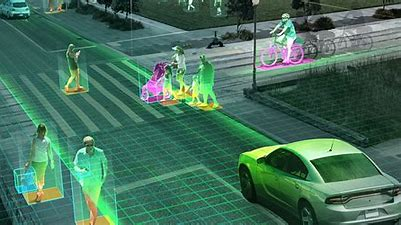
#> input picture cvimg.jpg, 401 x 225 px
$ jupyter execute Create.ipynb
#> lines starting #> are read from the running program, lines starting #| are printed output that depends on the picture; after the words box and inside, x2 and y2 are one past the last pixel; in counts of white or black regions, pixels touching at a corner belong together
# HISTOGRAM

[cell 1]
import numpy as np

[cell 2]
import matplotlib.pyplot as plt

[cell 3]
import cv2

[cell 4]
img = cv2.imread("cvimg.jpg")
#> img is the input picture: shape (225, 401, 3); mean B, G, R 91.8, 111.9, 68.3

[cell 5]
#make histogram of quantity of color in img
histogram = cv2.calcHist([img],[0],None,[256],[0,256]) ##parameters = input_image, color, full show, size of histogram, range
#> histogram = 256 values, max 1191 at index 84, min 5 at index 254, mean 352.4

[cell 6]
##plot histogram
plt.hist(img.ravel(),256,[0,256]); plt.show() ##it will show only blue color
#> after `plt.hist(img.ravel(), 256, [0, 256])`:
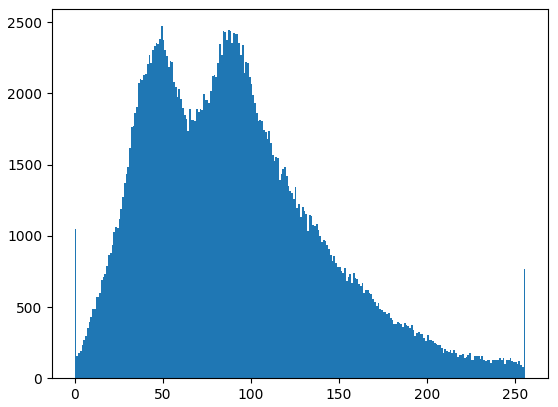
#> figure drawn by matplotlib, 1 panel; tallest bar 2472 high, from x = 49 to 50

[cell 7]
##show all color
color = ('b','g','r')
for i,col in enumerate(color):
    hist1 = cv2.calcHist([img],[i],None,[256],[0,256])
    plt.plot(hist1, color = col)
    plt.xlim([0,256])
plt.show()
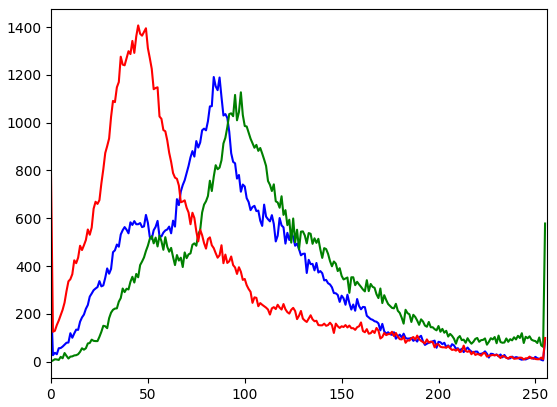
#> figure drawn by matplotlib, 1 panel; curve peaks at x = 84, y = 1191; curve peaks at x = 98, y = 1127; curve peaks at x = 45, y = 1407

# creating image and draw on it

[cell 8]
import numpy as np
import cv2

[cell 9]
##image with white background
new = np.zeros((512,512),np.uint8)
new.fill(255)
cv2.imshow("White image ",new)
cv2.waitKey(0)
cv2.destroyAllWindows()

[cell 10]
##image with black background
new1 = np.zeros((512,512,3),np.uint8)
cv2.imshow("Black image ",new1)
cv2.waitKey(0)
cv2.destroyAllWindows()

[cell 11]
##draw line
cv2.line(new1,(0,0),(156,200),(255,127,0),8) ##parameters :- starting pt, ending pt, color, thickness of line
cv2.imshow("line",new1)
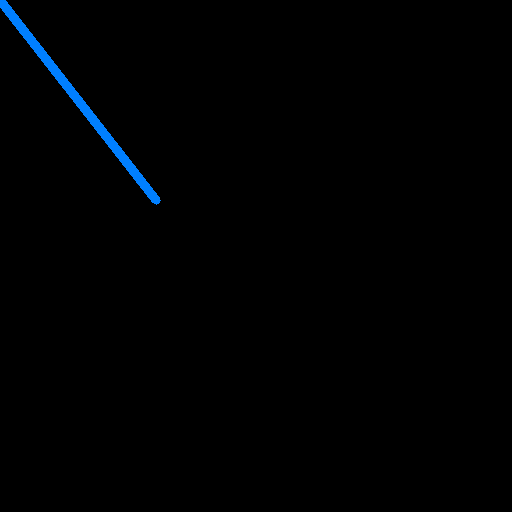
#> window 'line': shape (512, 512, 3); mean B, G, R 2.3, 1.1, 0
cv2.waitKey(0)
cv2.destroyAllWindows()

[cell 12]
##draw rectangle
cv2.rectangle(new1,(50,50),(100,100),(255,172,1),7)
cv2.imshow("Rectangle",new)
cv2.waitKey(0)
cv2.destroyAllWindows()

[cell 13]
##draw circles
cv2.circle(new1,(200,200),150,(15,25,75),-1) ##parameters :- image,centre,radius,color,fill
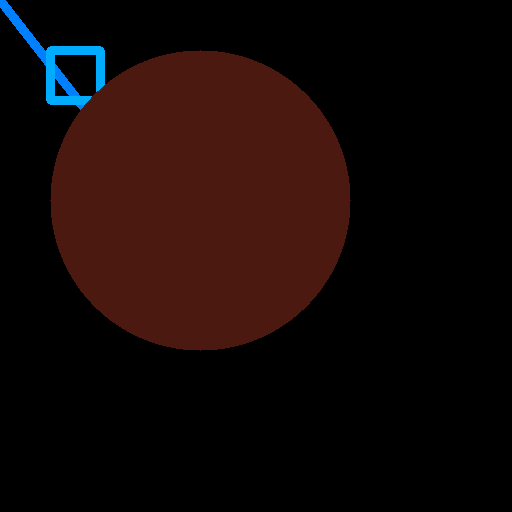
#> new1: shape (512, 512, 3); mean of channels 0, 1, 2 6.5, 8.2, 20.2; drawn as B, G, R
cv2.imshow("Circle",new1)
cv2.waitKey(0)
cv2.destroyAllWindows()

[cell 14]
##put text
cv2.putText(new1,"Hey, you are learning opencv",(75,290),cv2.FONT_HERSHEY_COMPLEX,3,(100,150,0),2)
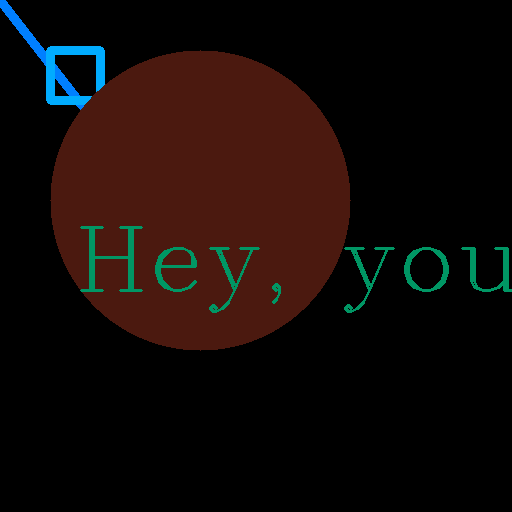
#> new1: shape (512, 512, 3); 1.6% of pixels changed, all inside (x1, y1, x2, y2) = (80, 226, 512, 313); drawn as B, G, R
            ##parameters :- image,text,margin,Font,font size,color,thickness
cv2.imshow("Text",new1)
cv2.waitKey(0)
cv2.destroyAllWindows()
